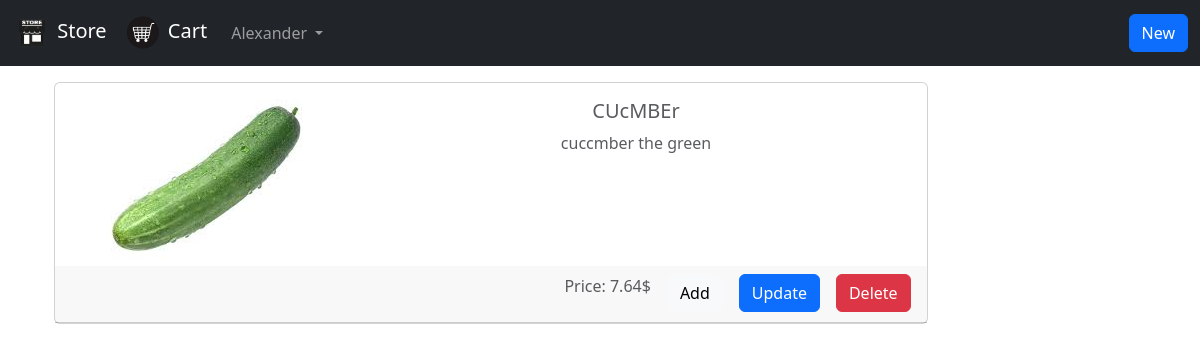
/stuff/8/detail/ (signed in), run on the app's committed database.
### users/models.py (models this page shows)
class User(AbstractUser):
	pass

### shop/models.py (models this page shows, shortened)
class Stuff(models.Model):
	title = models.CharField(max_length = 255)
	body = models.TextField()
	image = models.ImageField(upload_to = "media/")
	price = models.DecimalField(max_digits = 5, decimal_places = 2)

### shop/views.py (the view)
# urls.py: path('<int:pk>/detail/', views.StuffDetailView.as_view(), name = 'stuff_detail'),
class StuffDetailView(LoginRequiredMixin, DetailView):
	model = models.Stuff
	template_name = 'stuff_detail.html'
	success_url = reverse_lazy('stuff_list')
	login_url = 'login'

### templates/stuff_detail.html
{% extends 'base.html' %}
{% block content %}
	<div class="card mb-3 text-center text-muted " style="max-width: 80%;">
	    <div class="row g-0">
	    	<div class="col-md-4">
	      		<img src="/media/{{ stuff.image }}" class="img-fluid rounded-start" alt="Stuff image">
	    	</div>
	    	<div class="col-md-8">
	      		<div class="card-body">
	        		<h5 class="card-title">{{ stuff.title }}</h5>
	        		<p class="card-text">{{ stuff.body }}</p>
	      		</div>
	    	</div>
	    </div>
	    <div class="card-header d-flex justify-content-end">
			<ul class="nav nav-pills card-header-pills ">
 				<li class="nav-item px-2">
    				<p>Price: {{ stuff.price }}$</p>
  				</li>
  				<li class="nav-item px-2">
    				<a class="btn btn-light" href="#">Add</a>
  				</li>
  				<li class="nav-item px-2">
    				<a class="btn btn-primary" href="{% url 'stuff_update' stuff.pk%}">Update</a>
  				</li>
   				<li class="nav-item px-2">
    				<a class="btn btn-danger" href="{% url 'stuff_delete' stuff.pk%}">Delete</a>
  				</li>
			</ul>
		</div>
	</div>
{% endblock %}

### templates/base.html (shortened to what this page needs)
<!DOCTYPE html>
<html>
	  <head>
		    <link href="https://cdn.jsdelivr.net/npm/bootstrap@5.3.3/dist/css/bootstrap.min.css" rel="stylesheet">
	  </head>
    <body>
        <nav class="navbar navbar-expand-lg navbar-dark bg-dark">
            <div class="container-fluid">
                <a class="navbar-brand" href="{% url 'home' %}">
                    <img src="\media\logo.png" alt="" width="40" height="40">
                    Store
                </a>
                <a class="navbar-brand" href="{% url 'cart' %}">
                    <img src="\media\cart.png" alt="" width="40" height="40">
                    Cart
                </a>
                <div class="collapse navbar-collapse" id="navbarSupportedContent">
                    {% if user.is_authenticated %}
                        <ul class="navbar-nav me-auto mb-2 mb-lg-0">
                            <li class="nav-item dropdown">
                                <a class="nav-link dropdown-toggle" href="#" role="button" data-bs-toggle="dropdown" aria-expanded="false">
                                    {{ user.username }}
                                </a>
                            </li>
                        </ul>
                    {% endif %}
                    <a class = "btn btn-primary" href = "{% url 'stuff_create' %}">New</a>
                </div>
            </div>
        </nav>
        <div class="container px-4 p-3">
            {% block content %}
            {% endblock %}
        </div>
    </body>
</html>

### data on the page
User: username "Alexander"
Stuff: image (picture), title "CUcMBEr", body "cuccmber the green", price "7.64"
